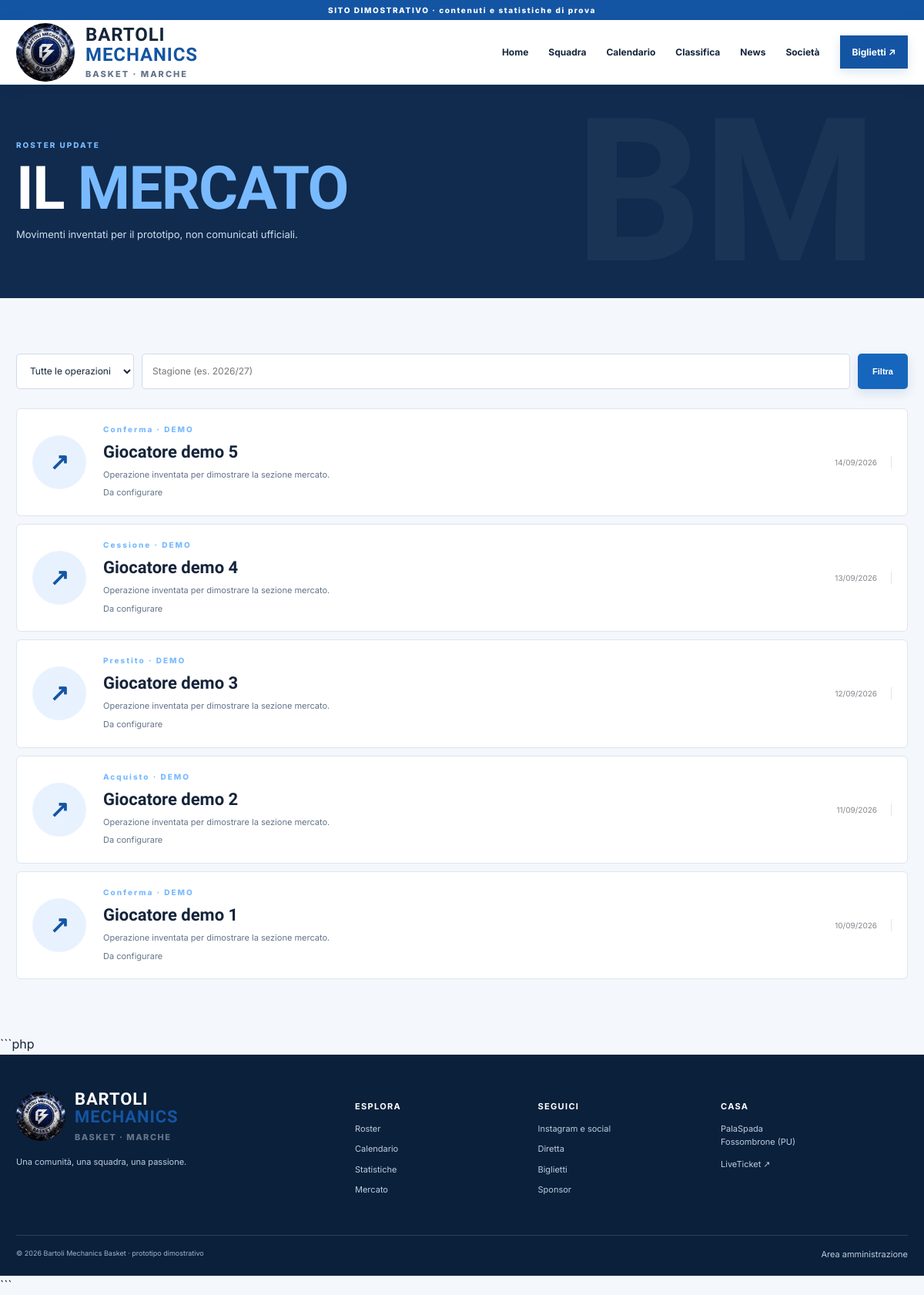
Screenshot of /mercato.php with the database file from the repository.
### tables this page shows
CREATE TABLE IF NOT EXISTS market_moves (id INT UNSIGNED AUTO_INCREMENT PRIMARY KEY, player_name VARCHAR(120) NOT NULL, move_type ENUM('Acquisto','Conferma','Cessione','Prestito') NOT NULL, move_date DATE NOT NULL, description TEXT, origin_destination VARCHAR(180), season VARCHAR(20) NOT NULL DEFAULT '2026/27', is_demo TINYINT(1) NOT NULL DEFAULT 1, created_at TIMESTAMP DEFAULT CURRENT_TIMESTAMP);

### app/controllers/page.php (called while the page is built)
<?php
$view=__DIR__.'/../views/'.$page.'.php'; if(!is_file($view)){http_response_code(404);$title='Pagina non trovata';require __DIR__.'/../views/404.php';exit;} require $view;

### public/mercato.php (called while the page is built)
<?php require __DIR__.'/../app/bootstrap.php'; $page='mercato'; $title='Mercato'; require __DIR__.'/../app/controllers/page.php'; ?>

### app/bootstrap.php (called while the page is built, shortened)
<?php
function e($v): string
{
    return htmlspecialchars(
        (string) $v,
        ENT_QUOTES | ENT_SUBSTITUTE,
        'UTF-8'
    );
}

### app/views/mercato.php (the view)
<?php require __DIR__.'/partials/header.php';$type=$_GET['tipo']??'';$season=$_GET['stagione']??'';$sql='SELECT * FROM market_moves WHERE 1';$a=[];if($type!==''){$sql.=' AND move_type=?';$a[]=$type;}if($season!==''){$sql.=' AND season=?';$a[]=$season;}$sql.=' ORDER BY move_date DESC';$st=$db->prepare($sql);$st->execute($a);$rows=$st->fetchAll();?><section class="page-hero"><div class="wrap"><span class="eyebrow">ROSTER UPDATE</span><h1>IL <em>MERCATO</em></h1><p>Movimenti inventati per il prototipo, non comunicati ufficiali.</p></div></section><section class="wrap section"><form class="filters"><select name="tipo"><option value="">Tutte le operazioni</option><?php foreach(['Acquisto','Conferma','Cessione','Prestito'] as $t): ?><option <?= $type===$t?'selected':'' ?>><?= e($t) ?></option><?php endforeach; ?></select><input name="stagione" placeholder="Stagione (es. 2026/27)" value="<?= e($season) ?>"><button class="btn btn-red">Filtra</button></form><div class="match-list"><?php foreach($rows as $m): ?><article class="schedule-card"><div class="opponent-mark">↗</div><div class="schedule-main"><span class="eyebrow"><?= e($m['move_type']) ?> · DEMO</span><h3><?= e($m['player_name']) ?></h3><p><?= e($m['description']) ?></p><small><?= e($m['origin_destination']) ?></small></div><div class="schedule-date"><small><?= e(date('d/m/Y',strtotime($m['move_date']))) ?></small></div></article><?php endforeach; ?></div><?php if(!$rows): ?><p class="empty">Nessun movimento presente.</p><?php endif; ?></section><?php require __DIR__.'/partials/footer.php'; ?>

### public/assets/css/style.css (style rules this page uses)
:root { --bg:#101114;--panel:#191a1f;--panel2:#222329;--red:#ed2939;--red2:#ff4654;--text:#f5f5f6;--muted:#a4a5ad;--line:#34353c;--white:#fff;--max:1180px }
* { box-sizing:border-box }
html { scroll-behavior:smooth }
body { margin:0;background:#f5f5f4;color:#16171a;font-family:Inter,Arial,sans-serif;line-height:1.6 }
.wrap { width:min(var(--max),calc(100% - 42px));margin-inline:auto }
.eyebrow { font-size:10px;letter-spacing:.2em;font-weight:800;color:var(--red);display:block }
.hero h1,.page-hero h1 { font-family:'Barlow Condensed',sans-serif;font-size:clamp(58px,9vw,112px);font-weight:800;line-height:.84;letter-spacing:-.02em;margin:23px 0 }
.hero h1 em,.page-hero h1 em,h2 em { font-style:normal;color:var(--red) }
.btn { display:inline-flex;align-items:center;justify-content:center;gap:18px;padding:13px 18px;font-size:11px;font-weight:800;border:1px solid transparent;cursor:pointer;transition:transform .2s,background .2s }
.btn-red { background:var(--red);color:white }
.section { padding-top:72px;padding-bottom:72px }
.opponent-mark { width:70px;height:70px;border-radius:50%;background:#34353a;color:white;display:grid;place-items:center;font-family:'Barlow Condensed';font-size:30px;font-weight:800 }
.page-hero { background:#15161a;color:white;padding:70px 0 60px;position:relative;overflow:hidden }
.page-hero:after { content:'BM';position:absolute;right:5%;bottom:-70px;font-family:'Barlow Condensed';font-size:260px;font-weight:800;color:#ffffff07;pointer-events:none }
.page-hero h1 { font-size:clamp(48px,7vw,78px);margin:16px 0 }
.page-hero p { color:#b8b9c0;max-width:650px;font-size:13px }
.filters { display:flex;gap:10px;margin-bottom:25px;flex-wrap:wrap }
.filters input,.filters select,.admin-form input,.admin-form select,.admin-form textarea { padding:12px 13px;border:1px solid #d6d6da;background:white;font:inherit;font-size:12px;min-width:150px }
.filters input { flex:1 }
.match-list { display:grid;gap:10px }
.schedule-card { display:flex;align-items:center;gap:22px;padding:18px 20px;background:white;border:1px solid #e4e4e7 }
.schedule-date { min-width:58px;display:flex;flex-direction:column;align-items:center;border-right:1px solid #e2e2e5;padding-right:18px }
.schedule-date small { font-size:10px;color:#85858c }
.schedule-main { flex:1 }
.schedule-main h3 { font-family:'Barlow Condensed';font-size:22px;margin:4px 0 }
.schedule-main p,.schedule-main small { font-size:11px;color:#85858c;margin:0 }
:root { --bg: #f4f7fb; --panel: #ffffff; --panel2: #eaf1fa; --red: #1455a3; --red2: #2478d4; --text: #15243a; --muted: #64748b; --line: #d9e3ef; --white: #ffffff; --max: 1180px; }
body { background: #f4f7fb; color: #15243a; }
.eyebrow { color: #79baff; }
.hero h1 em, .page-hero h1 em, h2 em { color: #79baff; }
.btn-red { background: #1766bd; color: #fff; }
.btn { border-radius: 5px; }
.btn-red, .nav-ticket { box-shadow: 0 5px 14px rgba(20, 85, 163, 0.14); }
.opponent-mark { background: #e8f2ff; color: #1455a3; }
.dark-section, .spotlight, .page-hero { background: #102b4e; color: #fff; }
.spotlight p, .page-hero p { color: #d0deef; }
.page-hero::after { color: rgba(255, 255, 255, 0.045); }
.schedule-card { border-color: #dce6f1; border-radius: 6px; transition: transform 0.2s, box-shadow 0.2s; }
.schedule-date { border-color: #dce6f1; }
.schedule-main p, .schedule-main small { color: #64748b; }
.filters input, .filters select, .admin-form input, .admin-form select, .admin-form textarea { border-color: #d0dceb; border-radius: 5px; color: #15243a; }

### rows the page displays
market_moves: move_type "Conferma", player_name "Giocatore demo 5", description "Operazione inventata per dimostrare la sezione mercato.", origin_destination "Da configurare", move_date "14/09/2026"
market_moves: move_type "Cessione", player_name "Giocatore demo 4", description "Operazione inventata per dimostrare la sezione mercato.", origin_destination "Da configurare", move_date "13/09/2026"
market_moves: move_type "Prestito", player_name "Giocatore demo 3", description "Operazione inventata per dimostrare la sezione mercato.", origin_destination "Da configurare", move_date "12/09/2026"
market_moves: move_type "Acquisto", player_name "Giocatore demo 2", description "Operazione inventata per dimostrare la sezione mercato.", origin_destination "Da configurare", move_date "11/09/2026"
market_moves: move_type "Conferma", player_name "Giocatore demo 1", description "Operazione inventata per dimostrare la sezione mercato.", origin_destination "Da configurare", move_date "10/09/2026"
